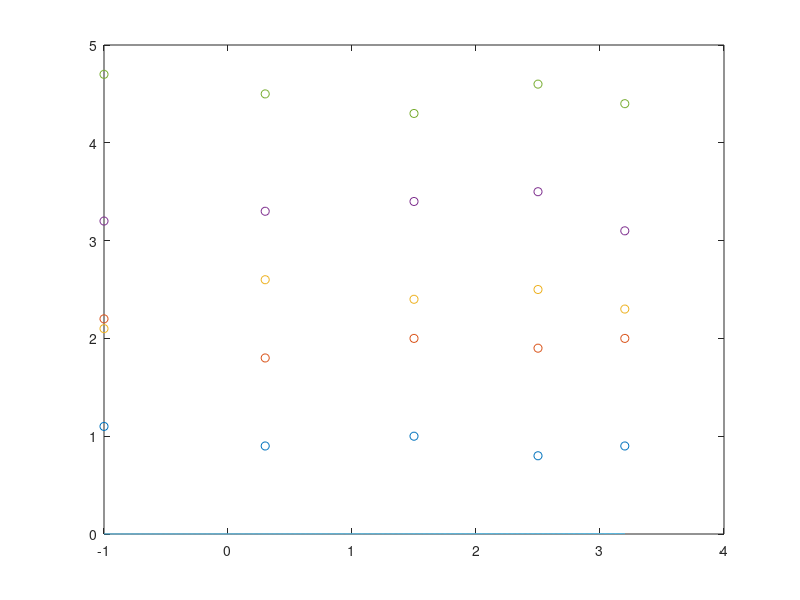
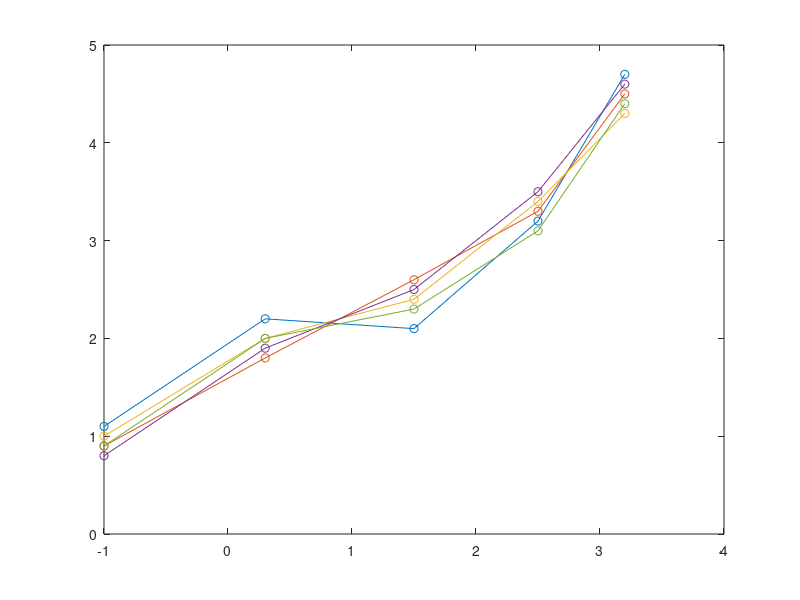

The MATLAB script that drew these images, in order: (Note: this script raises an error after producing the figures.)
%-- 02/04/2020 12:38:55 PM --%
mkdir lab1
cd lab1
diary lab1_diary.m
Vm=[-1 0.3 1.5 2.5 3.2];
Im = [1.1 2.2 2.1 3.2 4.7]*1e-3;
plot(Vm, Im, 'o-')
% aprakstisim tos datus ar
% 2 kartas polinomu
% y = C1*x^2+C2*x+C3
% to koeficentus atradisim funkcija
% polyfit - polynomial fitting
% sitakse
% C = polyfit(x,y,N)
% N - polinoma karta
C = polyfit(Vm,Im,2)
% saformesim vektoru x ar sikaku soli
V = -1:0.01:3.2;
% aprekinasim y
I=C(1)*V.^2+C(2)*V+C(3);
plot(Vm,Im,'o',V,I)
% atkartojam to pasu prieks 3 kartas polinomu
C = polyfit(Vm,Im,3)
I=C(1)*V.^3+C(2)*V.^2+C(3);
plot(Vm,Im,'o',V,I)
I=C(1)*V.^3+C(2)*V.^2+C(3)*V+C(4);
plot(Vm,Im,'o',V,I)
% velreiz atkartosim
C = polyfit(Vm,Im,3)
% lai nerakstitu =C(1)*V.^3+C(2)*V.^2+C(3)*V+C(4);
% izmantosim funkciju polyval - polinomial sintakse
% y = polyval(C,x)
I = polyval(C,V);
plot(Vm,Im,'o',V,I)
% 4 kartas atkartosana
C = polyfit(Vm,Im,4)
I=C(1)*V.^4+C(2)*V.^3+C(3)*V.^2+C(4)*V+C(4);
plot(Vm,Im,'o',V,I)
I = polyval(C,V);
plot(Vm,Im,'o',V,I)
I=C(1)*V.^4+C(2)*V.^3+C(3)*V.^2+C(4)*V+C(5);
plot(Vm,Im,'o',V,I)
C = polyfit(Vm,Im,1)
I=C(1)*V+C(2);
plot(Vm,Im,'o',V,I)
C = polyfit(Vm,Im,4)
I = polyval(C,V);
plot(Vm,Im,'o',V,I)
C = polyfit(Vm,Im,1)
I = polyval(C,V);
%% Merijumu serijas
Vm=[-1 0.3 1.5 2.5 3.2];
Im = [1.1 2.2 2.1 3.2 4.7
0.9 1.8 2.6 3.3 4.5
1.0 2.0 2.4 3.4 4.3
0.8 1.9 2.5 3.5 4.6
0.9 2.0 2.3 3.1 4.4];
plot(Vm,Im,'o',V,I)
figure
plot(Vm,Im,'o-')
plot(Vm,Im','o-')
%% videjas vertibas atrasana
sum ([1 2 3 4 5])
sum ([1 2 ; 3 4 5])
sum ([1 2; 3 4 5])
sum ([1 2 ; 3 4])
Ivid = sum(Im)/5
Ivid = mean(Im)
%%
% videjai vertibai pielaikosim polinomu
C=polyfit(Vm,Ivid,4);
V=-1:0.01:3.2;
I=polyval(C,V);
% uzzimet 3 grafikus vienas asis
% Vm, Im ar 'o'
% Vm, Ivid ar '*'
% V,I ar '-'
plot(Vm,Im','o')
hold
plot(Vm,Ivid','*')
plot(V,I','-')
%%
% aprekinasim standartnovirzi
Istd=std(Im)
errorbar(Vm,Ivid,Istd)
hold of
hold off
errorbar(Vm,Ivid,Istd)
% meginasim tikt vala no lauzstas linijas
errorbar(Vm,Ivid,Istd,'.')
hold on
plot(V,I)
hold off
ls
%% datu iegusana no rasejuma
%% datu iegusana no rasejuma (skanetas bildes)
A = imread('bilde1.png');
B = imread('bilde2.png');
figure
figure(1),image(A)
figure(2),image(B)
figure(2),image([500,800],[0,1],B)
figure(2),image([500,800],[0,1]',B)
figure(2),image([500,800],[0,1],B)
get(gca,'YDir','normal')
set(gca,'YDir','normal')
figure(2),image([500,800],[1,0],B)
set(gca,'YDir','normal')
[x,y]=ginput(1)
[x,y]=ginput(10)
hold on
plot(x,y,'o')